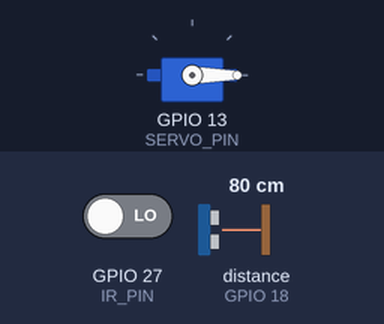
Bench run of a sketch on a simulated ESP32. Parts: servo. Wiring (from diagram.json): ultrasonic range finder: trigger GPIO 5; echo GPIO 18. The test bench sets the inputs (shaded band); at power-on: GPIO 27 (IR_PIN) LOW, distance to the obstacle (sensor on GPIO 18) 80 cm. The echo pulse lasts 58.3 µs per cm; WiFi joins after 1.5 s; servers stay silent unless stated; uploads are accepted with an empty reply; what the sketch prints to the serial monitor is not drawn.

Above: at 2.7 s.
2.8 s: GPIO 27 (IR_PIN) driven HIGH
At 3.4 s:
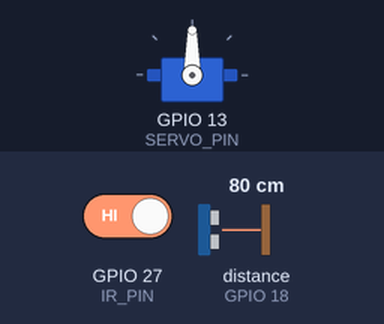
Timing chart, 0 to 5.8 s (numbered marks = the images above; inputs shaded):
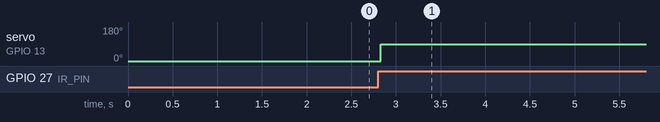

Measured:
- after the input at 2.8 s, servo on GPIO 13 (SERVO_PIN): 0° → 90° at once

The sketch:

smart_bin.ino
```cpp
/*
  Smart Bin - ESP32
  - IR/PIR sensor detects a person approaching  -> servo opens the lid
  - Lid closes a few seconds after the person leaves
  - Ultrasonic sensor (HC-SR04) measures the fill level (only while the lid is closed)
  - Level is sent to the web system (api/reading.php) over WiFi
*/
#include <WiFi.h>
#include <HTTPClient.h>
#include <WiFiClientSecure.h>
#include <ESP32Servo.h>

// ---------- SETTINGS: change these ----------
const char* WIFI_SSID  = "Wokwi-GUEST";   // your WiFi name ("Wokwi-GUEST" in the simulator)
const char* WIFI_PASS  = "";              // your WiFi password
// Copy this from the web app: log in as admin -> IoT Device page (shows the exact address)
const char* SERVER_URL = "http://192.168.1.10/smart-garbage/api/reading.php";  // or your https://xxxx.ngrok-free.app/smart-garbage/api/reading.php
const char* DEVICE_KEY = "bin-device-secret";   // must match DEVICE_KEY in config.php
const int   BIN_ID     = 1;                     // the Bin ID shown on the admin Bins / IoT Device page

// ---------- PINS ----------
const int IR_PIN = 27, TRIG_PIN = 5, ECHO_PIN = 18, SERVO_PIN = 13;
const bool IR_ACTIVE_HIGH = true;   // PIR / Wokwi = true. FC-51 IR module = false (LOW when it sees something)

// ---------- BIN SIZE ----------
const float EMPTY_CM = 40;   // sensor-to-bottom distance when the bin is empty
const float FULL_CM  = 5;    // sensor-to-rubbish distance when the bin is full

// ---------- TIMING ----------
const int LID_CLOSED = 0, LID_OPEN = 90;      // servo angles
const unsigned long LID_HOLD_MS = 4000;       // keep lid open this long after last detection
const unsigned long REPORT_MS   = 10000;      // send at least every 10 s
const int REPORT_DELTA = 5;                   // or when the level changes by 5 %

Servo lid;
bool lidOpen = false;
unsigned long lastSeen = 0, measureAt = 0, lastReport = 0;
int lastSent = -1;

float readDistanceCm() {
  digitalWrite(TRIG_PIN, LOW);  delayMicroseconds(2);
  digitalWrite(TRIG_PIN, HIGH); delayMicroseconds(10);
  digitalWrite(TRIG_PIN, LOW);
  long us = pulseIn(ECHO_PIN, HIGH, 30000);
  if (us == 0) return -1;
  return us * 0.0343 / 2.0;
}

// Median of 5 readings -> fill level 0-100 %, or -1 if the sensor failed
int readLevel() {
  float d[5]; int n = 0;
  for (int i = 0; i < 5; i++) { float x = readDistanceCm(); if (x > 0) d[n++] = x; delay(30); }
  if (n == 0) return -1;
  for (int i = 0; i < n - 1; i++)
    for (int j = i + 1; j < n; j++)
      if (d[j] < d[i]) { float t = d[i]; d[i] = d[j]; d[j] = t; }
  float pct = (EMPTY_CM - d[n / 2]) / (EMPTY_CM - FULL_CM) * 100.0;
  return (int)constrain(pct, 0, 100);
}

void sendLevel(int level) {
  if (WiFi.status() != WL_CONNECTED) { Serial.println("No WiFi - level not sent"); return; }
  HTTPClient http;
  WiFiClientSecure secure; WiFiClient plain;
  String url = SERVER_URL;
  if (url.startsWith("https")) { secure.setInsecure(); http.begin(secure, url); }  // e.g. ngrok
  else http.begin(plain, url);                                                    // e.g. http://192.168.x.x
  http.addHeader("ngrok-skip-browser-warning", "true");
  http.addHeader("Content-Type", "application/json");
  http.addHeader("X-Device-Key", DEVICE_KEY);
  int code = http.POST("{\"binId\":" + String(BIN_ID) + ",\"level\":" + String(level) + "}");
  Serial.printf("Sent level %d%% -> HTTP %d\n", level, code);
  http.end();
}

void setup() {
  Serial.begin(115200);
  pinMode(IR_PIN, INPUT);
  pinMode(TRIG_PIN, OUTPUT);
  pinMode(ECHO_PIN, INPUT);
  lid.setPeriodHertz(50);
  lid.attach(SERVO_PIN, 500, 2400);
  lid.write(LID_CLOSED);

  WiFi.begin(WIFI_SSID, WIFI_PASS);
  unsigned long t = millis();
  while (WiFi.status() != WL_CONNECTED && millis() - t < 8000) { delay(250); Serial.print("."); }
  Serial.println(WiFi.status() == WL_CONNECTED ? "\nWiFi connected" : "\nWiFi not connected (running offline)");
}

void loop() {
  unsigned long now = millis();
  bool detected = (digitalRead(IR_PIN) == HIGH) == IR_ACTIVE_HIGH;

  if (detected) {
    lastSeen = now;
    if (!lidOpen) { lid.write(LID_OPEN); lidOpen = true; Serial.println("Person detected -> lid OPEN"); }
  } else if (lidOpen && now - lastSeen > LID_HOLD_MS) {
    lid.write(LID_CLOSED); lidOpen = false;
    measureAt = now + 1500;                 // let the lid settle, then measure
    Serial.println("Person gone -> lid CLOSED");
  }

  // Measure the level only while the lid is closed
  if (!lidOpen && now >= measureAt) {
    int level = readLevel();
    if (level >= 0) {
      Serial.printf("Fill level: %d%%\n", level);
      if (lastSent < 0 || abs(level - lastSent) >= REPORT_DELTA || now - lastReport >= REPORT_MS) {
        sendLevel(level); lastSent = level; lastReport = now;
      }
    } else Serial.println("Level sensor error");
    measureAt = now + 2000;
  }
  delay(50);
}
```
